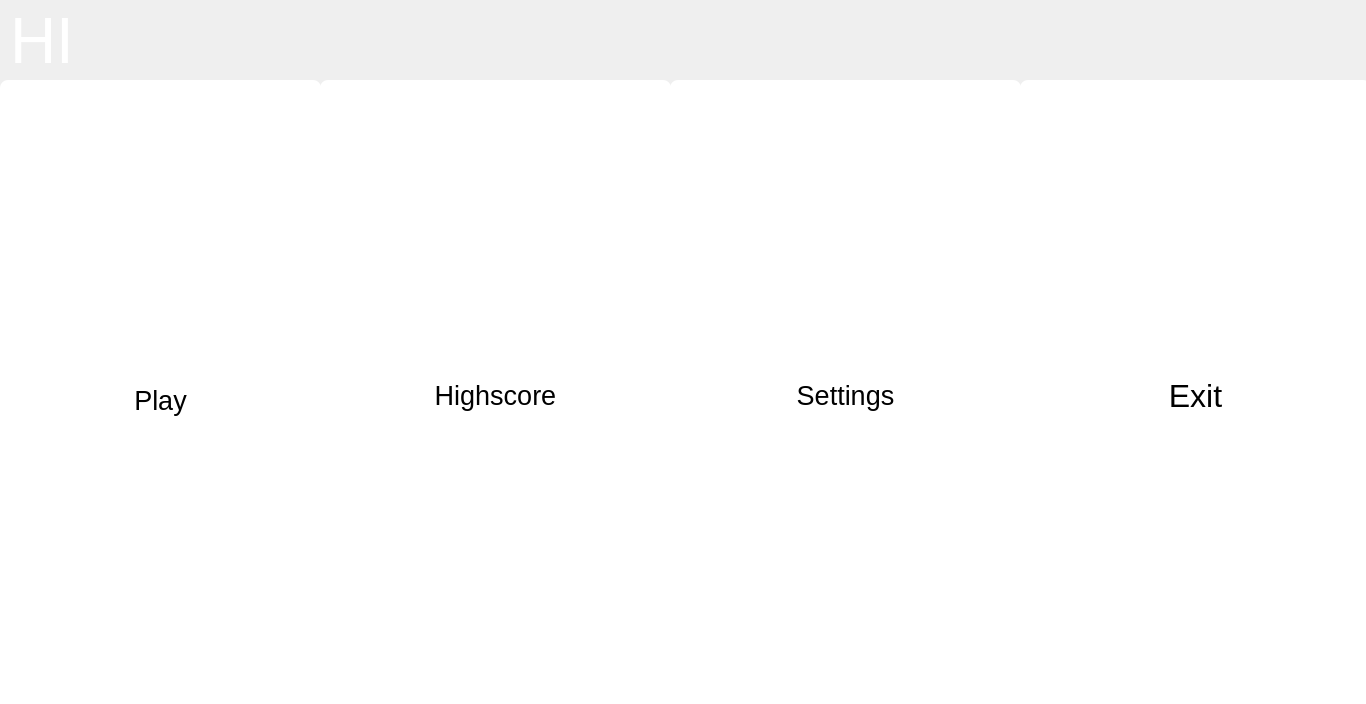
<?xml version="1.0" encoding="UTF-8"?>
<ui version="4.0">
 <class>dialog</class>
 <widget class="QDialog" name="dialog">
  <property name="geometry">
   <rect>
    <x>0</x>
    <y>0</y>
    <width>1366</width>
    <height>704</height>
   </rect>
  </property>
  <property name="windowTitle">
   <string>Dashboard</string>
  </property>
  <widget class="QLabel" name="back">
   <property name="geometry">
    <rect>
     <x>-40</x>
     <y>-360</y>
     <width>1481</width>
     <height>1121</height>
    </rect>
   </property>
   <property name="text">
    <string/>
   </property>
   <property name="pixmap">
    <pixmap>../../Downloads/pexels-phil-desforges-3335697.jpg</pixmap>
   </property>
   <property name="scaledContents">
    <bool>true</bool>
   </property>
  </widget>
  <widget class="QPushButton" name="highscores">
   <property name="geometry">
    <rect>
     <x>320</x>
     <y>80</y>
     <width>351</width>
     <height>631</height>
    </rect>
   </property>
   <property name="font">
    <font>
     <pointsize>20</pointsize>
    </font>
   </property>
   <property name="toolTip">
    <string>Best Complete</string>
   </property>
   <property name="toolTipDuration">
    <number>3</number>
   </property>
   <property name="styleSheet">
    <string notr="true">.QPushButton {
background: white;
border-radius: 8px;
}

.QPushButton:hover {
border-radius: 8px;
background: black;
color: white;
font-weight: bold;
font-size: 26px;
}</string>
   </property>
   <property name="text">
    <string>Highscore</string>
   </property>
  </widget>
  <widget class="QPushButton" name="play">
   <property name="geometry">
    <rect>
     <x>0</x>
     <y>80</y>
     <width>321</width>
     <height>641</height>
    </rect>
   </property>
   <property name="font">
    <font>
     <pointsize>20</pointsize>
    </font>
   </property>
   <property name="toolTip">
    <string>Normal</string>
   </property>
   <property name="toolTipDuration">
    <number>3</number>
   </property>
   <property name="styleSheet">
    <string notr="true">.QPushButton {
background: white;
border-radius: 8px;
}

.QPushButton:hover {
border-radius: 8px;
background: black;
color: white;
font-weight: bold;
font-size: 26px;
}</string>
   </property>
   <property name="text">
    <string>Play</string>
   </property>
  </widget>
  <widget class="QPushButton" name="setting">
   <property name="geometry">
    <rect>
     <x>670</x>
     <y>80</y>
     <width>351</width>
     <height>631</height>
    </rect>
   </property>
   <property name="font">
    <font>
     <pointsize>20</pointsize>
    </font>
   </property>
   <property name="toolTip">
    <string>Main Character</string>
   </property>
   <property name="toolTipDuration">
    <number>3</number>
   </property>
   <property name="styleSheet">
    <string notr="true">.QPushButton {
background: white;
border-radius: 8px;
}

.QPushButton:hover {
border-radius: 8px;
background: black;
color: white;
font-weight: bold;
font-size: 26px;
}</string>
   </property>
   <property name="text">
    <string>Settings</string>
   </property>
  </widget>
  <widget class="QLabel" name="label_2">
   <property name="geometry">
    <rect>
     <x>290</x>
     <y>416</y>
     <width>31</width>
     <height>31</height>
    </rect>
   </property>
   <property name="text">
    <string/>
   </property>
   <property name="pixmap">
    <pixmap>../../.designer/backup/lock.jpg</pixmap>
   </property>
   <property name="scaledContents">
    <bool>true</bool>
   </property>
  </widget>
  <widget class="QPushButton" name="exit_btn">
   <property name="geometry">
    <rect>
     <x>1020</x>
     <y>80</y>
     <width>351</width>
     <height>631</height>
    </rect>
   </property>
   <property name="font">
    <font>
     <pointsize>24</pointsize>
    </font>
   </property>
   <property name="toolTip">
    <string>Exit</string>
   </property>
   <property name="toolTipDuration">
    <number>3</number>
   </property>
   <property name="statusTip">
    <string>Exit</string>
   </property>
   <property name="whatsThis">
    <string>Exit</string>
   </property>
   <property name="styleSheet">
    <string notr="true">.QPushButton {
background: white;
color: black;
border-radius: 8px;
}

.QPushButton:hover {
background: black;
color: white;
font-weight: bold;
border-radius: 8px;
font-size: 26px
}</string>
   </property>
   <property name="text">
    <string>Exit</string>
   </property>
  </widget>
  <widget class="QLabel" name="label">
   <property name="geometry">
    <rect>
     <x>10</x>
     <y>10</y>
     <width>91</width>
     <height>61</height>
    </rect>
   </property>
   <property name="font">
    <font>
     <pointsize>48</pointsize>
    </font>
   </property>
   <property name="styleSheet">
    <string notr="true">.QLabel {
color: white
}</string>
   </property>
   <property name="text">
    <string>HI</string>
   </property>
  </widget>
  <widget class="QLabel" name="name">
   <property name="geometry">
    <rect>
     <x>96</x>
     <y>10</y>
     <width>611</width>
     <height>61</height>
    </rect>
   </property>
   <property name="text">
    <string/>
   </property>
  </widget>
 </widget>
 <resources/>
 <connections/>
</ui>
